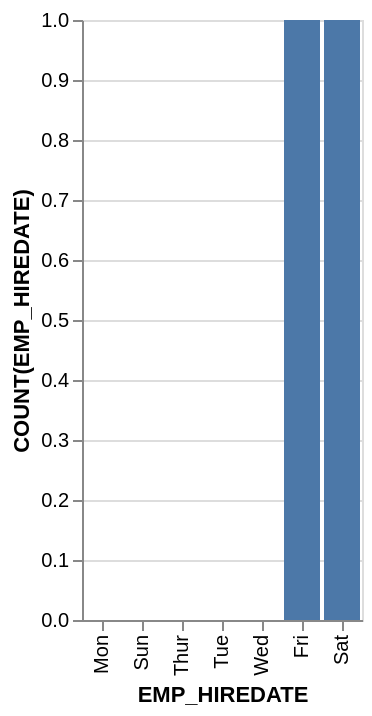

Describe this chart as a Vega-Lite specification.
### Vega-Lite specification from a JSON file in a GitHub repository (floating-point values rounded to 4 significant figures)
{"data": {"values": [{"x_data": "Mon", "y_data": 0}, {"x_data": "Sun", "y_data": 0}, {"x_data": "Thur", "y_data": 0}, {"x_data": "Tue", "y_data": 0}, {"x_data": "Wed", "y_data": 0}, {"x_data": "Fri", "y_data": 1}, {"x_data": "Sat", "y_data": 1}]}, "mark": "bar", "encoding": {"x": {"field": "x_data", "type": "nominal", "title": "EMP_HIREDATE", "sort": {"op": "sum", "field": "y_data", "order": "ascending"}}, "y": {"field": "y_data", "type": "quantitative", "title": "COUNT(EMP_HIREDATE)"}}}
